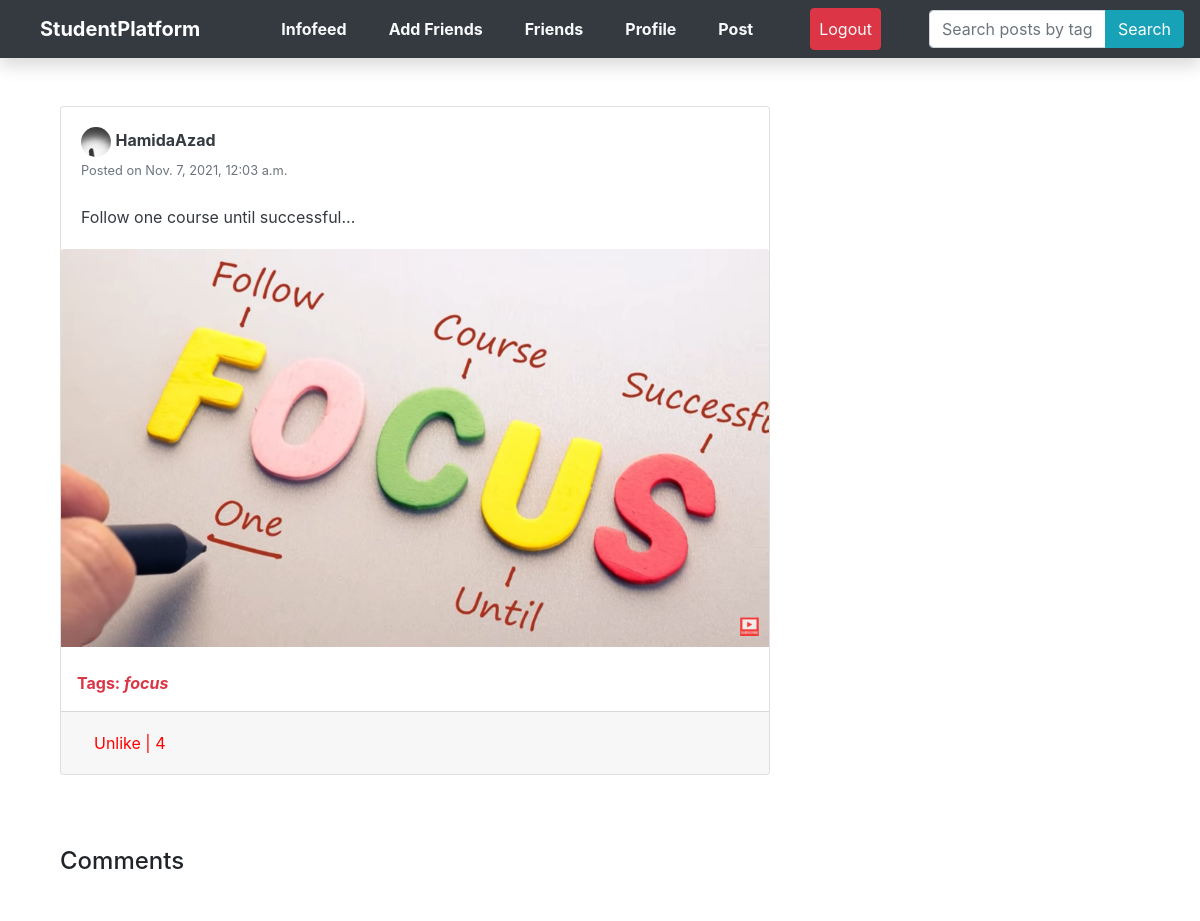
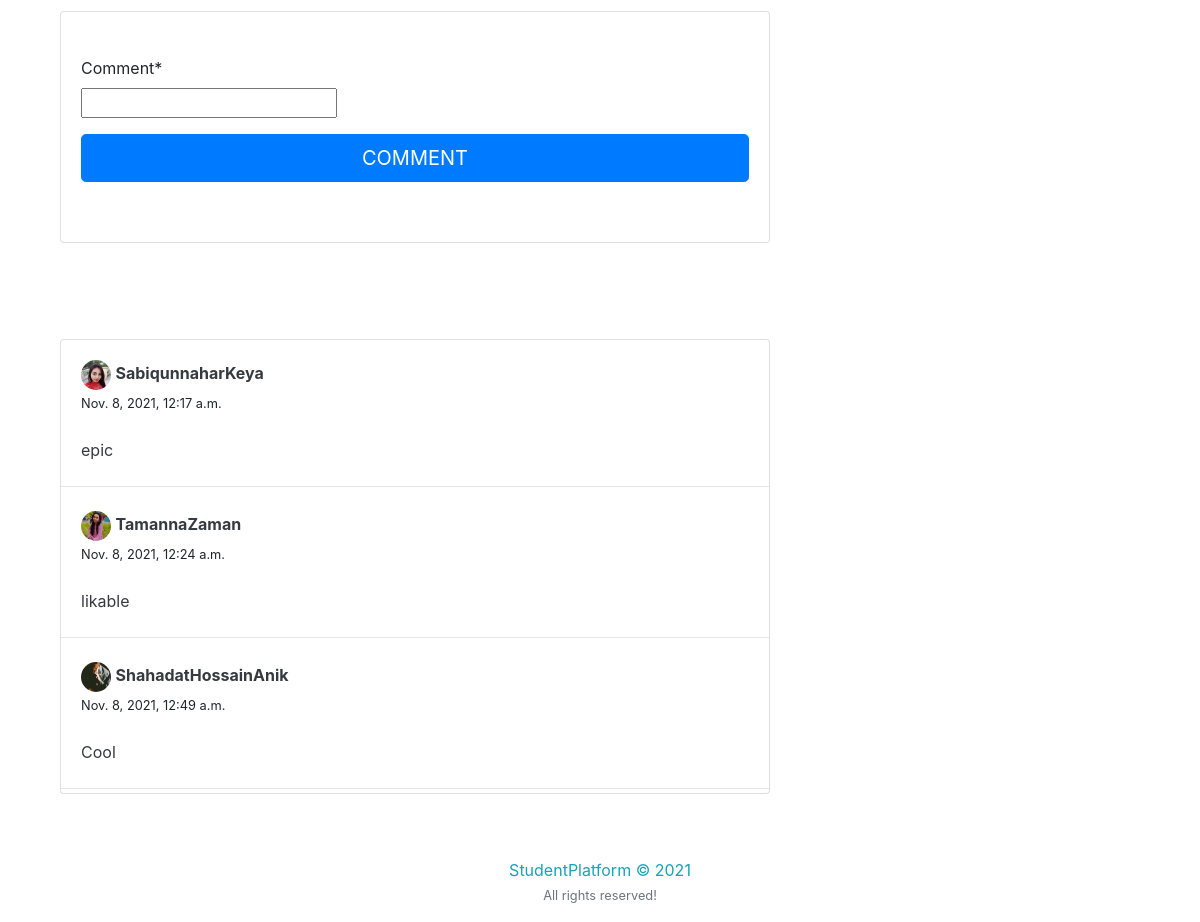
/post/3/ (signed in), run on the app's committed database (2 pictures, top to bottom).
### infofeed/models.py (models this page shows, shortened)
class Post(models.Model):
    description = models.CharField(max_length=255, blank=True)
    pic = models.ImageField(upload_to='path/to/img')
    date_posted = models.DateTimeField(default=timezone.now)
    user_name = models.ForeignKey(User, on_delete=models.CASCADE)
    tags = models.CharField(max_length=100, blank=True)

class Profile(models.Model):
    user = models.OneToOneField(User, on_delete=models.CASCADE)
    image = models.ImageField(default='profile_pics/default.png', upload_to='profile_pics/')
    slug = AutoSlugField(populate_from='user')
    bio = models.CharField(max_length=255, blank=True)
    friends = models.ManyToManyField("Profile", blank=True)
    def get_absolute_url(self):
        return "/users/{}".format(self.slug)

class Comments(models.Model):
    post = models.ForeignKey(Post, related_name='details', on_delete=models.CASCADE)
    username = models.ForeignKey(User, related_name='details', on_delete=models.CASCADE)
    comment = models.CharField(max_length=255)
    comment_date = models.DateTimeField(default=timezone.now)

### infofeed/views.py (the view)
# urls.py: path('post/<int:pk>/', views.post_detail, name='post-detail'),
@login_required
def post_detail(request, pk):
	post = get_object_or_404(Post, pk=pk)
	user = request.user
	is_liked =  Like.objects.filter(user=user, post=post)
	if request.method == 'POST':
		form = NewCommentForm(request.POST)
		if form.is_valid():
			data = form.save(commit=False)
			data.post = post
			data.username = user
			data.save()
			return redirect('post-detail', pk=pk)
	else:
		form = NewCommentForm()
	return render(request, 'feed/post_detail.html', {'post':post, 'is_liked':is_liked, 'form':form})

### infofeed/forms.py
class NewCommentForm(forms.ModelForm):
    class Meta:
        model = Comments
        fields = ['comment']

### infofeed/templates/feed/post_detail.html (shortened to what this page needs)
{% extends "feed/layout.html" %} {% load static %} {% load crispy_forms_tags %}
{% block searchform %}
<form class="my-2 my-lg-0 ml-5 form-inline" action="{% url 'search_posts' %}" method="get">
  <div class="input-group">
    <input class="form-control" name="p" type="text" placeholder="Search posts by tags.." />
    <div class="input-group-append">
      <button class="btn btn-info" type="submit">
        Search
      </button>
    </div>
  </div>
</form>
{% endblock searchform %} {% block content %}
<div class="container">
  <div class="row">
    <div class="col-md-8">
      <div class="card card-signin my-5">
        <div class="card-body">
          <a href="{{ post.user_name.profile.get_absolute_url }}"><img src="{{ post.user_name.profile.image.url }}"
              class="rounded-circle" width="30" height="30" alt="" /></a>
          <a class="text-dark" href="{{ post.user_name.profile.get_absolute_url }}"><b>{{ post.user_name }}</b></a>
          <br /><small class="text-muted">Posted on {{ post.date_posted }}</small>
          <br /><br />
          <p class="card-text text-dark">{{ post.description }}</p>
        </div>
        <a href="{{ post.pic.url }}"><img class="card-img-top" src="{{ post.pic.url }}" alt="" /></a>
        {% if post.tags %}
        <br />
        <p class="text-danger ml-3">
          <b>Tags: <i>{{ post.tags }}</i></b>
        </p>
        {% endif %}
        <div class="card-footer">
          <button class="btn btn-white mr-3 like" id="{{ post.id }}">
            {% if is_liked %}
            <a href="{% url 'post-like' %}" style="color: red" id="likebtn{{ post.id }}">
              Unlike | {{post.likes.count}}</a>
            {% else %}
            <a href="{% url 'post-like' %}" style="color: green" id="likebtn{{ post.id }}">
              Like | {{post.likes.count}}</a>
            {% endif %}
          </button>
        </div>
      </div>
    </div>
  </div>
  <br />
  <h4>Comments</h4>
  <div class="row">
    <div class="col-md-8">
      <div class="card card-signin my-5">
        <div class="card-body">
          <form class="form-signin" method="POST" id="post-form">
            <fieldset class="form-group">
              <br />
              {{ form|crispy }}
            </fieldset>
            <div class="form-group">
              <button class="btn btn-lg btn-primary btn-block text-uppercase" type="submit">
                Comment</button><br />
            </div>
          </form>
        </div>
      </div>
    </div>
  </div>
  <div class="row">
    <div class="col-md-8">
      {% if post.details.all %}
      <div class="card card-signin my-5">
        {% for detail in post.details.all %}
        <div class="card-body">
          <a href="{{ detail.username.profile.get_absolute_url }}">
            <img src="{{ detail.username.profile.image.url }}" class="rounded-circle" width="30" height="30" alt="" />
          </a>
          <a class="text-dark" href="{{ detail.username.profile.get_absolute_url }}"><b>{{ detail.username }}</b></a>
          <br /><small>{{ detail.comment_date }}</small><br /><br />
          <p class="card-text text-dark">{{ detail.comment }}</p>
        </div>
        <hr class="my-1" />
        {% endfor %}
      </div>
      {% else %}
      <p>No comments to show!</p>
      {% endif %}
    </div>
  </div>
</div>
{% endblock content %}

### data on the page
Post: user_name.profile.image (picture), user_name "HamidaAzad", date_posted "Nov. 7, 2021, 12:03 a.m.", description "Follow one course until successful...", pic (picture), tags "focus", likes.count "4"
Comments: username.profile.image (picture), username "SabiqunnaharKeya", comment_date "Nov. 8, 2021, 12:17 a.m.", comment "epic"
Comments: username.profile.image (picture), username "TamannaZaman", comment_date "Nov. 8, 2021, 12:24 a.m.", comment "likable"
Comments: username.profile.image (picture), username "ShahadatHossainAnik", comment_date "Nov. 8, 2021, 12:49 a.m.", comment "Cool"
